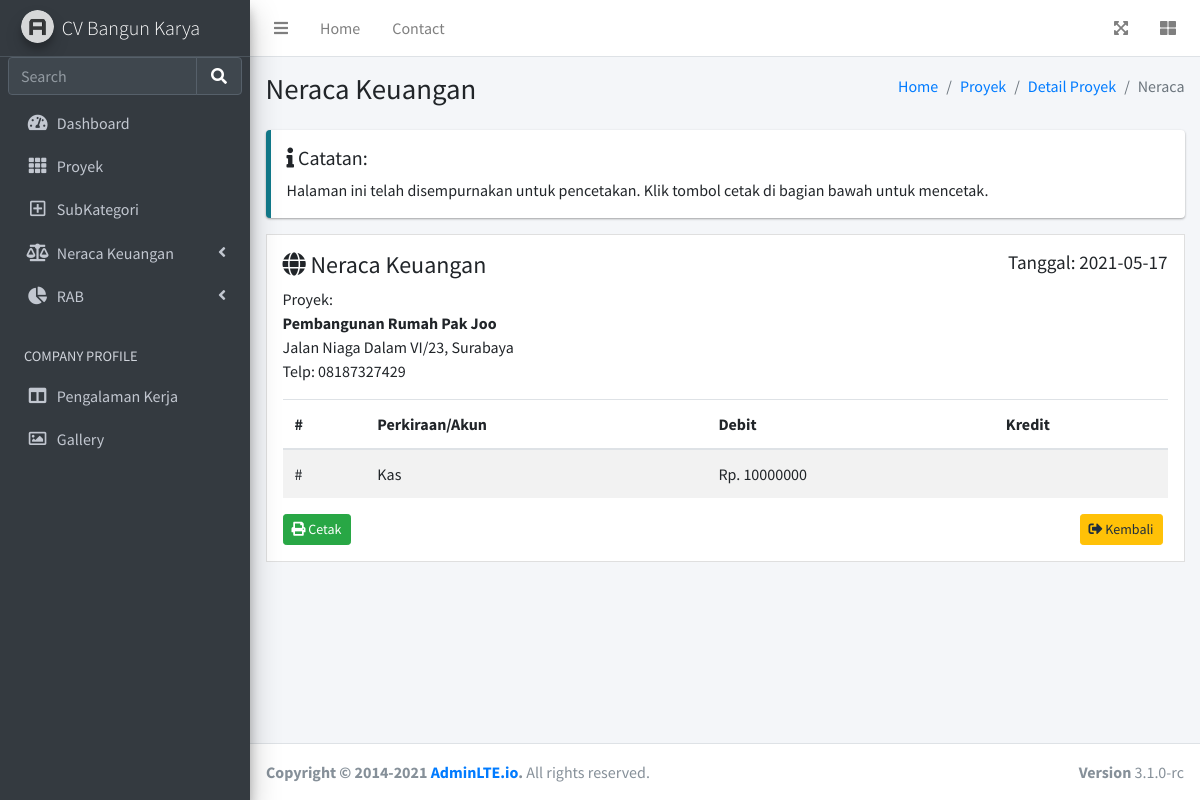
Before: /proyek/neraca/1 with the older database file.
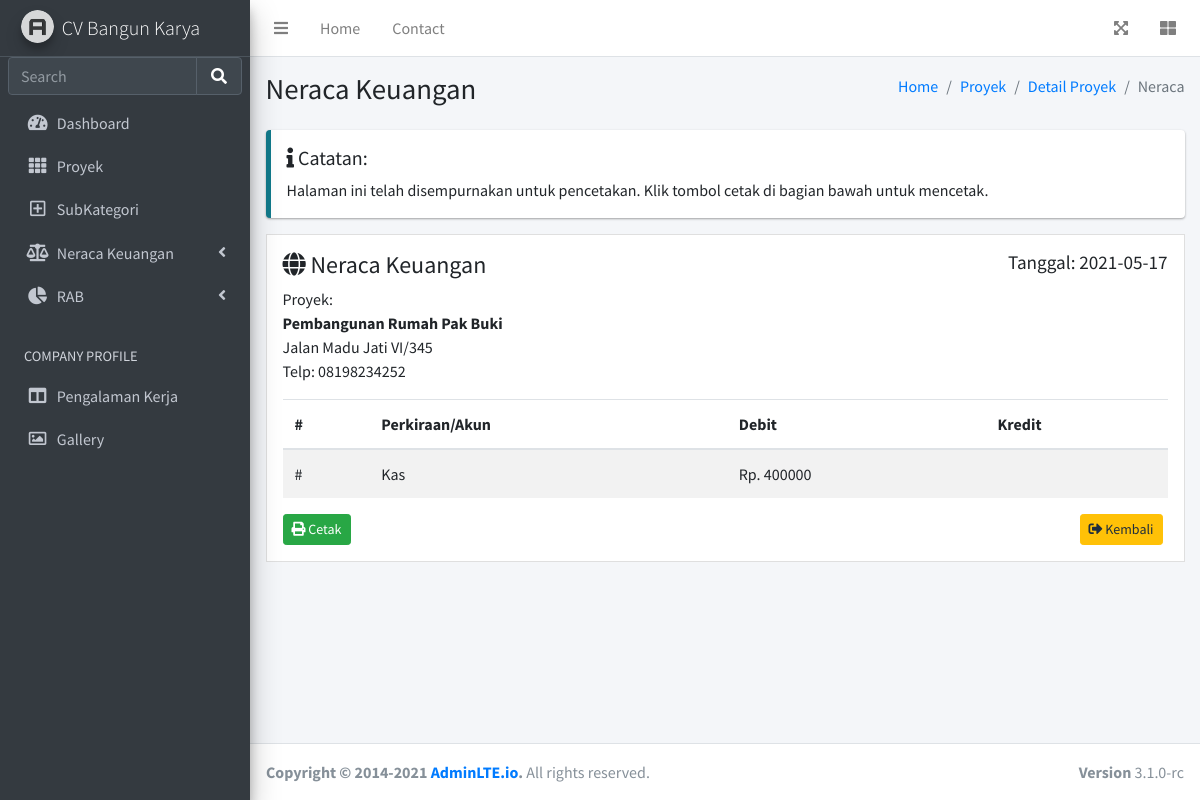
After: the same page with the newer database file.
### app.py (models this page shows)
class Proyek(db.Model):
    id = db.Column(db.Integer, primary_key=True)
    nama_proyek = db.Column(db.String(100), nullable=False)
    lokasi = db.Column(db.String(200), nullable=False)
    nama_klien = db.Column(db.String(100), nullable=False)
    no_hp = db.Column(db.String(20), nullable=False)
    tgl_mulai = db.Column(db.String(20), nullable=False)
    tgl_selesai = db.Column(db.String(20), nullable=False)
    date_created = db.Column(db.DateTime, default=datetime.utcnow)

class Pemasukan(db.Model):
    id = db.Column(db.Integer, primary_key=True)
    nama_proyek = db.Column(db.String(100), nullable=False)
    tanggal = db.Column(db.String(20), nullable=False)
    subkategori = db.Column(db.String(100), nullable=False)
    deskripsi = db.Column(db.String(100), nullable=False)
    jumlah = db.Column(db.String(50), nullable=False)
    bukti = db.Column(db.String(200), nullable=True)
    date_created = db.Column(db.DateTime, default=datetime.utcnow)

### app.py (the view)
@app.route('/proyek/neraca/<int:id>')
def neraca(id):
    tgl = date.today()
    tasks = Proyek.query.get_or_404(id)
    pemasukan = Pemasukan.query.filter_by(nama_proyek=tasks.nama_proyek).group_by(Pemasukan.subkategori).all()
    return render_template('proyek/neraca.html', proyek = tasks, tanggal = tgl, pemasukans = pemasukan)

### templates/proyek/neraca.html (shortened to what this page needs)
{% extends 'base.html' %}
{% block body %}
<div class="content-wrapper">
    <section class="content-header">
      <div class="container-fluid">
        <div class="row mb-2">
          <div class="col-sm-6">
            <h1>Neraca Keuangan</h1>
          </div>
          <div class="col-sm-6">
            <ol class="breadcrumb float-sm-right">
              <li class="breadcrumb-item"><a href="/">Home</a></li>
              <li class="breadcrumb-item"><a href="/proyek">Proyek</a></li>
              <li class="breadcrumb-item"><a href="/proyek/{{ proyek.id }}">Detail Proyek</a></li>
              <li class="breadcrumb-item active">Neraca</li>
            </ol>
          </div>
        </div>
      </div>
    </section>
    <section class="content">
      <div class="container-fluid">
        <div class="row">
          <div class="col-12">
            <div class="callout callout-info">
              <h5><i class="fas fa-info"></i> Catatan:</h5>
              Halaman ini telah disempurnakan untuk pencetakan. Klik tombol cetak di bagian bawah untuk mencetak.
            </div>
            <div class="invoice p-3 mb-3">
              <div class="row">
                <div class="col-12">
                  <h4>
                    <i class="fas fa-globe"></i> Neraca Keuangan
                    <small class="float-right">Tanggal: {{ tanggal }}</small>
                  </h4>
                </div>
              </div>
              <div class="row invoice-info">
                <div class="col-sm-4 invoice-col">
                  Proyek:
                  <address>
                    <strong>{{ proyek.nama_proyek }}</strong><br>
                    {{ proyek.lokasi }}<br>
                    Telp: {{ proyek.no_hp }}<br>
                  </address>
                </div>
                <div class="col-sm-4 invoice-col">
                </div>
                <div class="col-sm-4 invoice-col">
                </div>
              </div>
              <div class="row">
                <div class="col-12 table-responsive">
                  <table class="table table-striped">
                    <thead>
                    <tr>
                      <th>#</th>
                      <th>Perkiraan/Akun</th>
                      <th>Debit</th>
                      <th>Kredit</th>
                    </tr>
                    </thead>
                    <tbody>
                    {% for pemasukan in pemasukans %}
                    <tr>
                      <td>#</td>
                      <td>{{ pemasukan.subkategori }}</td>
                      <td>Rp. {{ pemasukan.jumlah }}</td>
                      <td></td>
                    </tr>
                    {% endfor %}
                    </tbody>
                  </table>
                </div>
              </div>
              <div class="row no-print">
                <div class="col-12">
                  <a href="/proyek/neraca/print/{{ proyek.id }}" rel="noopener" target="_blank" class="btn btn-sm btn-success"><i class="fas fa-print"></i> Cetak</a>
                  <a href="/proyek/{{ proyek.id }}" type="button" class="btn btn-warning float-right btn-sm" style="margin-right: 5px;">
                    <i class="fas fa-sign-out-alt"></i> Kembali
                  </a>
                </div>
              </div>
            </div>
          </div>
        </div>
      </div>
    </section>
  </div>
{% endblock %}

Changed rows visible on the page:
changed Proyek: nama_proyek "Pembangunan Rumah Pak Joo" → "Pembangunan Rumah Pak Buki"; lokasi "Jalan Niaga Dalam VI/23, Surabaya" → "Jalan Madu Jati VI/345"; no_hp "08187327429" → "08198234252"
changed Pemasukan "Kas": jumlah "10000000" → "400000"
